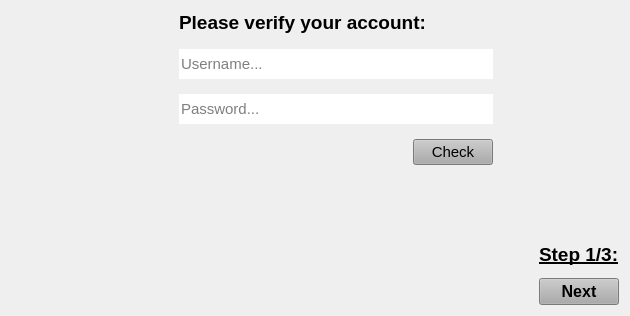
                        <widget class="QWidget" name="step1_page">
                         <layout class="QGridLayout" name="gridLayout_18">
                          <item row="0" column="0">
                           <spacer name="horizontalSpacer_11">
                            <property name="orientation">
                             <enum>Qt::Horizontal</enum>
                            </property>
                            <property name="sizeHint" stdset="0">
                             <size>
                              <width>168</width>
                              <height>20</height>
                             </size>
                            </property>
                           </spacer>
                          </item>
                          <item row="0" column="1" rowspan="2">
                           <layout class="QVBoxLayout" name="verticalLayout_20">
                            <property name="spacing">
                             <number>15</number>
                            </property>
                            <item>
                             <widget class="QLabel" name="delete_account_verify_account_text">
                              <property name="font">
                               <font>
                                <pointsize>14</pointsize>
                                <weight>75</weight>
                                <bold>true</bold>
                               </font>
                              </property>
                              <property name="text">
                               <string>Please verify your account:</string>
                              </property>
                             </widget>
                            </item>
                            <item>
                             <widget class="QLineEdit" name="delete_account_username_lineEdit">
                              <property name="sizePolicy">
                               <sizepolicy hsizetype="Expanding" vsizetype="Fixed">
                                <horstretch>0</horstretch>
                                <verstretch>0</verstretch>
                               </sizepolicy>
                              </property>
                              <property name="minimumSize">
                               <size>
                                <width>0</width>
                                <height>30</height>
                               </size>
                              </property>
                              <property name="font">
                               <font>
                                <pointsize>11</pointsize>
                               </font>
                              </property>
                              <property name="styleSheet">
                               <string notr="true">background-color: rgb(255,255,255);
color: rgb(0,0,0);
border: 0;</string>
                              </property>
                              <property name="text">
                               <string/>
                              </property>
                              <property name="echoMode">
                               <enum>QLineEdit::Normal</enum>
                              </property>
                              <property name="placeholderText">
                               <string>Username...</string>
                              </property>
                             </widget>
                            </item>
                            <item>
                             <widget class="QLineEdit" name="delete_account_password_lineEdit">
                              <property name="sizePolicy">
                               <sizepolicy hsizetype="Expanding" vsizetype="Fixed">
                                <horstretch>0</horstretch>
                                <verstretch>0</verstretch>
                               </sizepolicy>
                              </property>
                              <property name="minimumSize">
                               <size>
                                <width>0</width>
                                <height>30</height>
                               </size>
                              </property>
                              <property name="font">
                               <font>
                                <pointsize>11</pointsize>
                               </font>
                              </property>
                              <property name="styleSheet">
                               <string notr="true">background-color: rgb(255,255,255);
color: rgb(0,0,0);
border: 0;</string>
                              </property>
                              <property name="text">
                               <string/>
                              </property>
                              <property name="echoMode">
                               <enum>QLineEdit::Password</enum>
                              </property>
                              <property name="placeholderText">
                               <string>Password...</string>
                              </property>
                             </widget>
                            </item>
                            <item>
                             <layout class="QHBoxLayout" name="horizontalLayout_19">
                              <item>
                               <spacer name="horizontalSpacer_8">
                                <property name="orientation">
                                 <enum>Qt::Horizontal</enum>
                                </property>
                                <property name="sizeHint" stdset="0">
                                 <size>
                                  <width>40</width>
                                  <height>20</height>
                                 </size>
                                </property>
                               </spacer>
                              </item>
                              <item>
                               <widget class="QPushButton" name="delete_account_step1_check_pushButton">
                                <property name="sizePolicy">
                                 <sizepolicy hsizetype="Fixed" vsizetype="Fixed">
                                  <horstretch>0</horstretch>
                                  <verstretch>0</verstretch>
                                 </sizepolicy>
                                </property>
                                <property name="font">
                                 <font>
                                  <pointsize>11</pointsize>
                                 </font>
                                </property>
                                <property name="styleSheet">
                                 <string notr="true">QPushButton{
	background-color: rgb(171, 171, 171);
	color: rgb(0, 0, 0);
}
QPushButton:hover{
	background-color: rgb(232, 232, 232);
}</string>
                                </property>
                                <property name="text">
                                 <string>Check</string>
                                </property>
                               </widget>
                              </item>
                             </layout>
                            </item>
                            <item>
                             <widget class="QLabel" name="delete_account_step1_feedback">
                              <property name="font">
                               <font>
                                <pointsize>11</pointsize>
                                <weight>75</weight>
                                <bold>true</bold>
                               </font>
                              </property>
                              <property name="styleSheet">
                               <string notr="true">color: rgb(255, 60, 60);</string>
                              </property>
                              <property name="text">
                               <string/>
                              </property>
                              <property name="wordWrap">
                               <bool>false</bool>
                              </property>
                             </widget>
                            </item>
                            <item>
                             <spacer name="verticalSpacer_5">
                              <property name="orientation">
                               <enum>Qt::Vertical</enum>
                              </property>
                              <property name="sizeHint" stdset="0">
                               <size>
                                <width>20</width>
                                <height>40</height>
                               </size>
                              </property>
                             </spacer>
                            </item>
                           </layout>
                          </item>
                          <item row="2" column="1">
                           <spacer name="horizontalSpacer_13">
                            <property name="orientation">
                             <enum>Qt::Horizontal</enum>
                            </property>
                            <property name="sizeHint" stdset="0">
                             <size>
                              <width>314</width>
                              <height>20</height>
                             </size>
                            </property>
                           </spacer>
                          </item>
                          <item row="2" column="2">
                           <layout class="QHBoxLayout" name="horizontalLayout_20">
                            <item>
                             <spacer name="horizontalSpacer_10">
                              <property name="orientation">
                               <enum>Qt::Horizontal</enum>
                              </property>
                              <property name="sizeHint" stdset="0">
                               <size>
                                <width>40</width>
                                <height>20</height>
                               </size>
                              </property>
                             </spacer>
                            </item>
                            <item>
                             <layout class="QVBoxLayout" name="verticalLayout_21">
                              <property name="spacing">
                               <number>12</number>
                              </property>
                              <item>
                               <widget class="QLabel" name="delete_account_step1_text">
                                <property name="font">
                                 <font>
                                  <pointsize>14</pointsize>
                                  <weight>75</weight>
                                  <bold>true</bold>
                                  <underline>true</underline>
                                 </font>
                                </property>
                                <property name="text">
                                 <string>Step 1/3:</string>
                                </property>
                                <property name="alignment">
                                 <set>Qt::AlignBottom|Qt::AlignLeading|Qt::AlignLeft</set>
                                </property>
                               </widget>
                              </item>
                              <item>
                               <widget class="QPushButton" name="delete_account_next_step_pushButton">
                                <property name="sizePolicy">
                                 <sizepolicy hsizetype="Fixed" vsizetype="Fixed">
                                  <horstretch>0</horstretch>
                                  <verstretch>0</verstretch>
                                 </sizepolicy>
                                </property>
                                <property name="font">
                                 <font>
                                  <pointsize>12</pointsize>
                                  <weight>75</weight>
                                  <bold>true</bold>
                                 </font>
                                </property>
                                <property name="styleSheet">
                                 <string notr="true">QPushButton{
	background-color: rgb(171, 171, 171);
	color: rgb(0, 0, 0);
}
QPushButton:hover{
	background-color: rgb(232, 232, 232);
}</string>
                                </property>
                                <property name="text">
                                 <string>Next</string>
                                </property>
                               </widget>
                              </item>
                             </layout>
                            </item>
                           </layout>
                          </item>
                         </layout>
                        </widget>
